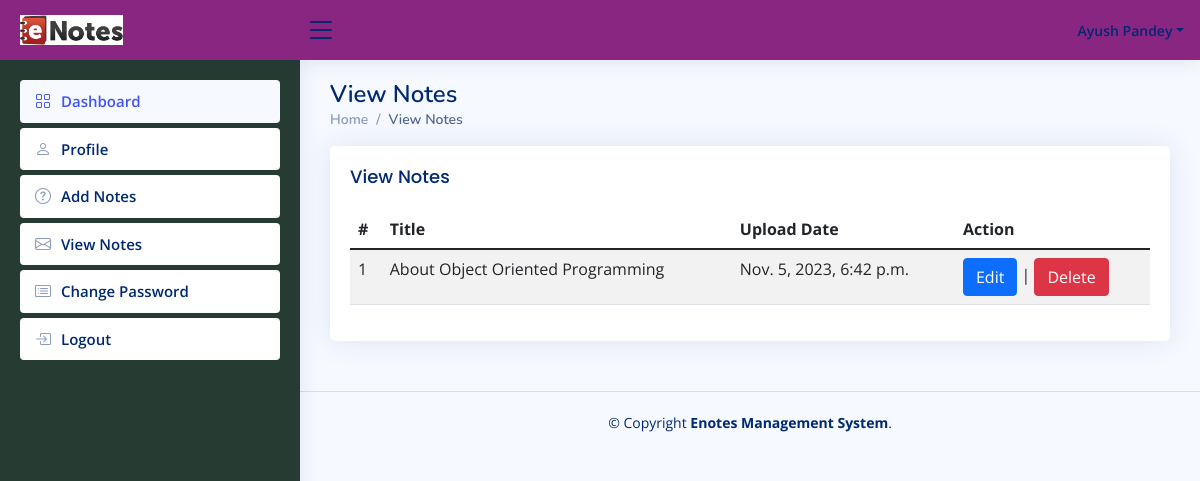
The app's page /viewNotes (signed in) with its own data.
### enotes/models.py (models this page shows, shortened)
class Notes(models.Model):
    signup = models.ForeignKey(Signup, on_delete=models.CASCADE)
    Title = models.CharField(max_length=200, null=True)
    Content = models.CharField(max_length=450, null=True)
    CreationDate = models.DateTimeField(auto_now_add=True)
    UpdationDate = models.DateField(null=True)

### enotes/views.py (the view)
# urls.py: path('viewNotes', viewNotes, name='viewNotes'),
def viewNotes(request):
    if not request.user.is_authenticated:
        return redirect('user_login')
    user = User.objects.get(id=request.user.id)
    signup = Signup.objects.get(user=user)
    notes = Notes.objects.filter(signup=signup)
    return render(request, 'viewNotes.html', locals())

### enotes/templates/viewNotes.html
{% extends 'usernavbar.html' %}
{% block main %}
<div class="pagetitle">
    <h1>View Notes</h1>
    <nav>
        <ol class="breadcrumb">
            <li class="breadcrumb-item"><a href="/dashboard">Home</a></li>
            <li class="breadcrumb-item active">View Notes</li>
        </ol>
    </nav>
</div>
<section class="section">
      <div class="row">
        <div class="col-lg-12">
          <div class="card">
            <div class="card-body">
              <h5 class="card-title">View Notes</h5>
              <table class="table table-striped">
                <thead>
                  <tr>
                    <th scope="col">#</th>
                    <th scope="col">Title</th>
                    <th scope="col">Upload Date</th>
                    <th scope="col">Action</th>
                  </tr>
                </thead>
                <tbody>
                  {% for i in notes %}
                  <tr>
                    <td>{{forloop.counter}}</td>
					<td>{{i.Title}}</td>
					<td>{{i.CreationDate}}</td>
                    <td><a href="{% url 'editNotes' i.id %}" class="btn btn-primary">Edit</a> |
                    <a href="{% url 'deleteNotes' i.id %}" class="btn btn-danger" onclick="return confirm('Are your sure to Delete ?')">Delete</a></td>
                  </tr>
                  {% endfor %}
                </tbody>
              </table>
            </div>
          </div>
        </div>
      </div>
    </section>
{% endblock %}

### enotes/templates/usernavbar.html (shortened to what this page needs)
{% load static %}
<html lang="en">
<head>
  <link href="{% static 'assets/vendor/bootstrap/css/bootstrap.min.css' %}" rel="stylesheet">
  <link href="{% static 'assets/vendor/bootstrap-icons/bootstrap-icons.css' %}" rel="stylesheet">
  <link href="{% static 'assets/vendor/boxicons/css/boxicons.min.css' %}" rel="stylesheet">
  <link href="{% static 'assets/vendor/quill/quill.snow.css' %}" rel="stylesheet">
  <link href="{% static 'assets/vendor/quill/quill.bubble.css' %}" rel="stylesheet">
  <link href="{% static 'assets/vendor/remixicon/remixicon.css' %}" rel="stylesheet">
  <link href="{% static 'assets/vendor/simple-datatables/style.css' %}" rel="stylesheet">
  <link href="{% static 'assets/css/style.css' %}" rel="stylesheet">
</head>
<body>
  <header id="header" class="header fixed-top d-flex align-items-center">
    <div class="d-flex align-items-center justify-content-between">
      <a href="index.html" class="logo d-flex align-items-center">
        <img src="{% static 'images/enotes.jpg' %}" alt="">
      </a>
      <i class="bi bi-list toggle-sidebar-btn"></i>
    </div>
    <nav class="header-nav ms-auto">
      <ul class="d-flex align-items-center">
        <li class="nav-item dropdown pe-3">
          <a class="nav-link nav-profile d-flex align-items-center pe-0" href="#" data-bs-toggle="dropdown">
            <span class="d-none d-md-block dropdown-toggle ps-2">{{request.user.first_name}} {{request.user.last_name}}</span>
          </a>
        </li>
      </ul>
    </nav>
  </header>
  <aside id="sidebar" class="sidebar">
    <ul class="sidebar-nav" id="sidebar-nav">
      <li class="nav-item">
        <a class="nav-link" href="/dashboard">
          <i class="bi bi-grid"></i>
          <span>Dashboard</span>
        </a>
      </li>
      <li class="nav-item">
        <a class="nav-link collapsed" href="/profile">
          <i class="bi bi-person"></i>
          <span>Profile</span>
        </a>
      </li>
      <li class="nav-item">
        <a class="nav-link collapsed" href="/addNotes">
          <i class="bi bi-question-circle"></i>
          <span>Add Notes</span>
        </a>
      </li>
      <li class="nav-item">
        <a class="nav-link collapsed" href="/viewNotes">
          <i class="bi bi-envelope"></i>
          <span>View Notes</span>
        </a>
      </li>
      <li class="nav-item">
        <a class="nav-link collapsed" href="/changePassword">
          <i class="bi bi-card-list"></i>
          <span>Change Password</span>
        </a>
      </li>
      <li class="nav-item">
        <a class="nav-link collapsed" href="/logout">
          <i class="bi bi-box-arrow-in-right"></i>
          <span>Logout</span>
        </a>
      </li>
    </ul>
  </aside>
  <main id="main" class="main">
    <section class="section dashboard">
      {% block main %}
      {% endblock %}
    </section>
  </main>
  <footer id="footer" class="footer">
    <div class="copyright">
      &copy; Copyright <strong><span>Enotes Management System</span></strong>.
    </div>
  </footer>
</body>
</html>

### enotes/static/assets/css/style.css (style rules this page uses)
:root { scroll-behavior: smooth; }
body { font-family: "Open Sans", sans-serif; background: #f6f9ff; color: #444444; }
a { color: #4154f1; text-decoration: none; }
h1, h2, h3, h4, h5, h6 { font-family: "Nunito", sans-serif; }
#main { margin-top: 60px; padding: 20px 30px; transition: all 0.3s; }
.pagetitle { margin-bottom: 10px; }
.pagetitle h1 { font-size: 24px; margin-bottom: 0; font-weight: 600; color: #012970; }
.card { margin-bottom: 30px; border: none; border-radius: 5px; box-shadow: 0px 0 30px rgba(1, 41, 112, 0.1); }
.card-title { padding: 20px 0 15px 0; font-size: 18px; font-weight: 500; color: #012970; font-family: "Poppins", sans-serif; }
.card-body { padding: 0 20px 20px 20px; }
.breadcrumb { font-size: 14px; font-family: "Nunito", sans-serif; color: #899bbd; font-weight: 600; }
.breadcrumb a { color: #899bbd; transition: 0.3s; }
.breadcrumb .breadcrumb-item::before { color: #899bbd; }
.breadcrumb .active { color: #51678f; font-weight: 600; }
.logo { line-height: 1; }
@media (min-width: 1200px) { .logo { width: 280px; } }
.logo img { max-height: 30px; margin-right: 6px; }
.header { transition: all 0.5s; z-index: 997; height: 60px; box-shadow: 0px 2px 20px rgba(1, 41, 112, 0.1); background-color: #892682; padding-left: 20px; }
.header .toggle-sidebar-btn { font-size: 32px; padding-left: 5px; cursor: pointer; color: #012970; }
.header-nav ul { list-style: none; }
.header-nav > ul { margin: 0; padding: 0; }
.header-nav .nav-profile { color: #012970; }
.header-nav .nav-profile span { font-size: 14px; font-weight: 600; }
.sidebar { position: fixed; top: 60px; left: 0; bottom: 0; width: 300px; z-index: 996; transition: all 0.3s; padding: 20px; overflow-y: auto; scrollbar-width: thin; scrollbar-color: #aab7cf transparent; box-shadow: 0px 0px 20px rgba(1, 41, 112, 0.1); background-color: #263c32; }
@media (min-width: 1200px) { #main, #footer { margin-left: 300px; } }
.sidebar-nav { padding: 0; margin: 0; list-style: none; }
.sidebar-nav li { padding: 0; margin: 0; list-style: none; }
.sidebar-nav .nav-item { margin-bottom: 5px; }
.sidebar-nav .nav-link { display: flex; align-items: center; font-size: 15px; font-weight: 600; color: #4154f1; transition: 0.3; background: #f6f9ff; padding: 10px 15px; border-radius: 4px; }
.sidebar-nav .nav-link i { font-size: 16px; margin-right: 10px; color: #4154f1; }
.sidebar-nav .nav-link.collapsed { color: #012970; background: #fff; }
.sidebar-nav .nav-link.collapsed i { color: #899bbd; }
.footer { padding: 20px 0; font-size: 14px; transition: all 0.3s; border-top: 1px solid #cddfff; }
.footer .copyright { text-align: center; color: #012970; }

### records on screen
Notes: Title "About Object Oriented Programming", CreationDate "Nov. 5, 2023, 6:42 p.m."

### other values on screen
{{ request.user.first_name }} "Ayush"
{{ request.user.last_name }} "Pandey"
